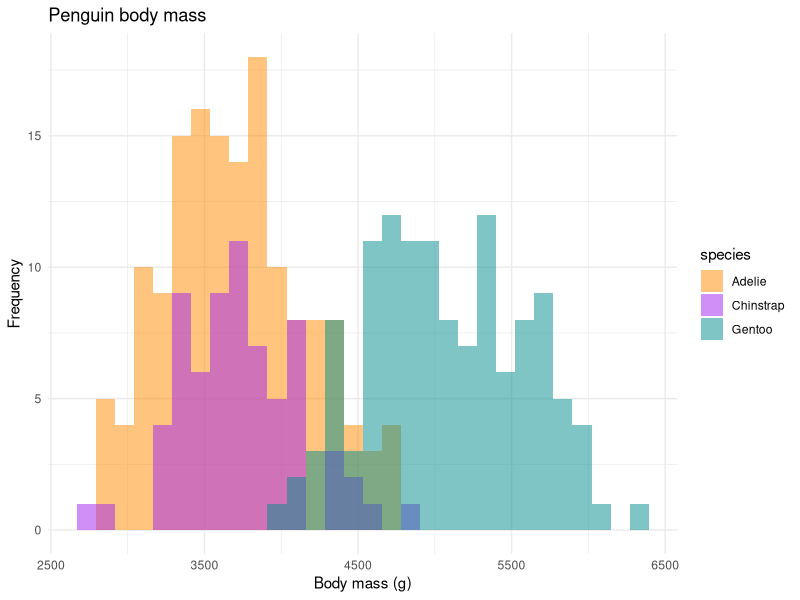
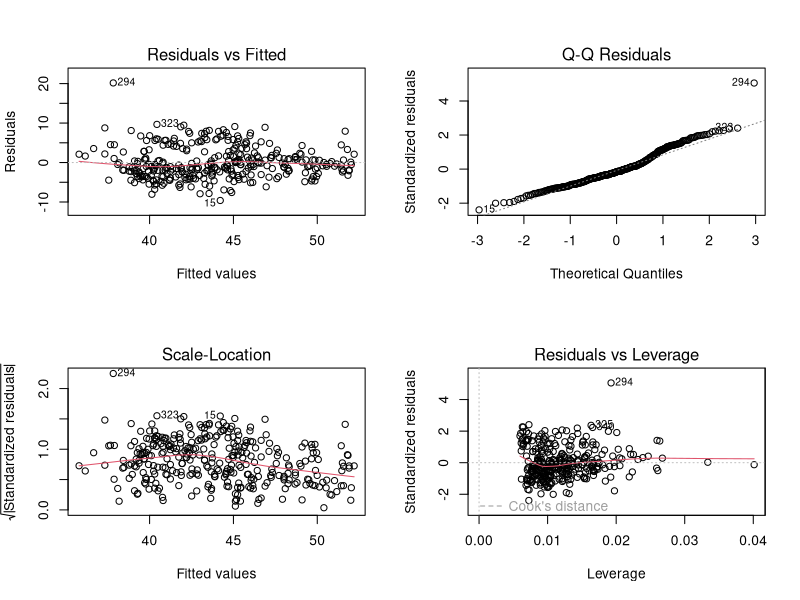

Reproduce these figures in R, in order.
## ---- chunk 1
knitr::opts_chunk$set(echo = TRUE, message = FALSE)
## ---- chunk 2
library(palmerpenguins)
library(tidyverse)
## ---- chunk 3
penguins %>%
  slice(1:10) %>%
  knitr::kable()
## ---- chunk 4
penguins %>%
  group_by(species) %>%
  summarize(across(where(is.numeric), mean, na.rm = TRUE))
## ---- chunk 5
penguins %>%
  ggplot() +
  aes(x = body_mass_g) +
  geom_histogram(aes(fill = species),
                 alpha = 0.5,
                 position = "identity") +
  scale_fill_manual(values = c("darkorange","purple","cyan4")) +
  theme_minimal() +
  labs(x = "Body mass (g)",
       y = "Frequency",
       title = "Penguin body mass")
## ---- chunk 6
m1 <- lm(bill_length_mm ~  flipper_length_mm + body_mass_g + sex, data = penguins)
summary(m1)
par(mfrow= c(2,2))
plot(m1)
